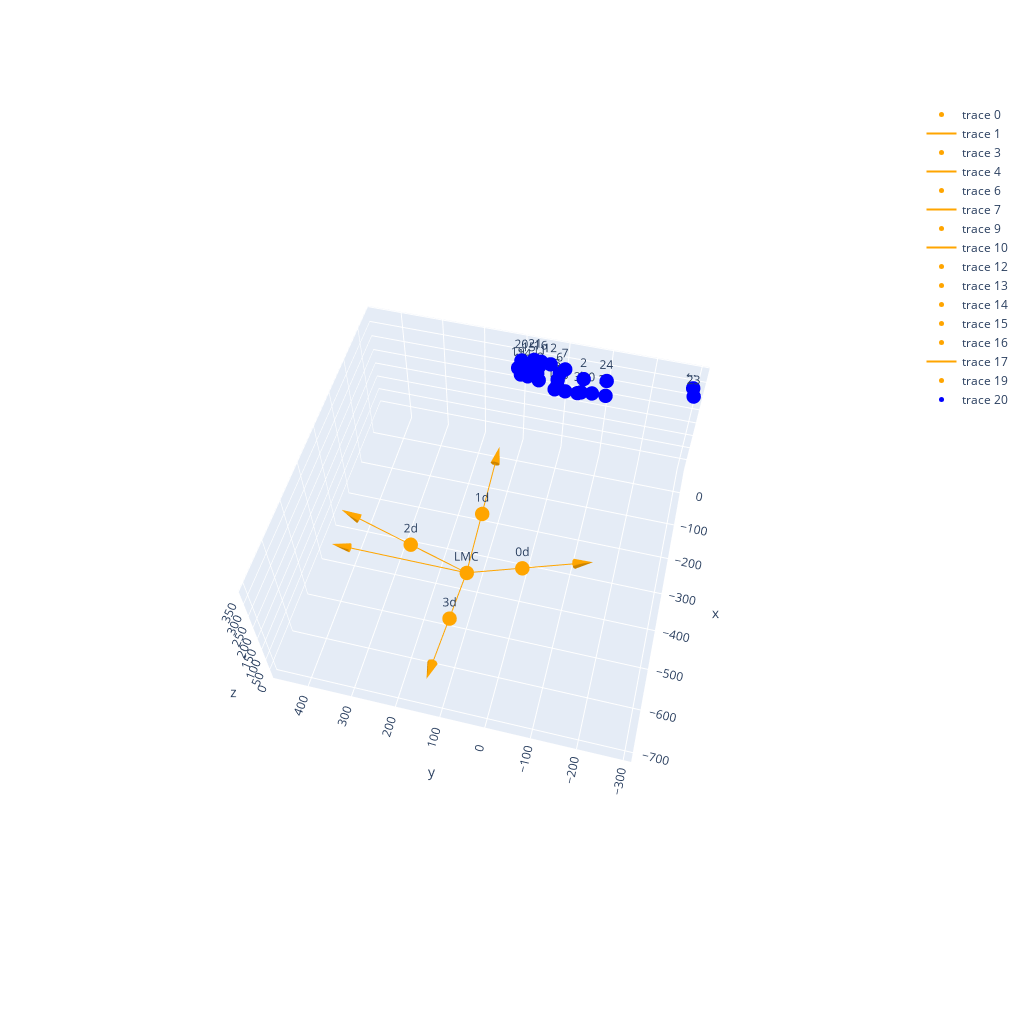

This figure's notebook cell:
### Code cell
handMarkers, palmMarkers, palmPlnNormals, palmCentroids, fingers = generate_hand_pose(pos=np.array([0, -100, 300]), PS=90, FE=0, WD=0)
data = [handMarkers, palmMarkers, palmPlnNormals, palmCentroids, fingers]
LMCs = [make_LMC(LMC_loc=[-380,  130, 0], LMC_orient=[0, 0, 0], LMC_H=LMC_H) ]
i = 0
print(check_LMC_Hand_visibility(LMCs[0], pos_markers=data[0][i], fingers_idx=fingers_idx, finger_lines=data[4][0], finger_radius=finger_radius, palm_plane_normal=data[2][i], palm_centroid=data[3][i], palm_markers=data[1][i]))

fig = go.Figure()
fig = plotLMC(fig, LMCs[0], color='orange', name='LMC', scale = 30)
fig = plot_hand(fig, data[0][0])
fig.show()

### Figure 1 — Plotly figure (JSON) as saved in the notebook; plotly's stock layout.template omitted (floating-point values rounded to 4 significant figures)
{"data": [{"marker": {"color": "orange", "size": 5}, "mode": "markers+text", "type": "scatter3d", "x": [-380], "y": [130], "z": [0]}, {"line": {"color": "orange", "width": 2}, "mode": "lines", "type": "scatter3d", "x": [-380, -380, null], "y": [130, -129.8, null], "z": [0, 150.0, null]}, {"colorscale": [[0, "orange"], [1, "orange"]], "showlegend": false, "showscale": false, "type": "cone", "u": [0], "v": [-77.94], "w": [45.0], "x": [-380], "y": [-124.6], "z": [147.0]}, {"marker": {"color": "orange", "size": 5}, "mode": "markers+text", "type": "scatter3d", "x": [-380], "y": [130], "z": [0]}, {"line": {"color": "orange", "width": 2}, "mode": "lines", "type": "scatter3d", "x": [-380, -90.22, null], "y": [130, 130, null], "z": [0, 77.65, null]}, {"colorscale": [[0, "orange"], [1, "orange"]], "showlegend": false, "showscale": false, "type": "cone", "u": [86.93], "v": [0], "w": [23.29], "x": [-96.02], "y": [130], "z": [76.09]}, {"marker": {"color": "orange", "size": 5}, "mode": "markers+text", "type": "scatter3d", "x": [-380], "y": [130], "z": [0]}, {"line": {"color": "orange", "width": 2}, "mode": "lines", "type": "scatter3d", "x": [-380, -380, null], "y": [130, 389.8, null], "z": [0, 150.0, null]}, {"colorscale": [[0, "orange"], [1, "orange"]], "showlegend": false, "showscale": false, "type": "cone", "u": [0], "v": [77.94], "w": [45.0], "x": [-380], "y": [384.6], "z": [147.0]}, {"marker": {"color": "orange", "size": 5}, "mode": "markers+text", "type": "scatter3d", "x": [-380], "y": [130], "z": [0]}, {"line": {"color": "orange", "width": 2}, "mode": "lines", "type": "scatter3d", "x": [-380, -669.8, null], "y": [130, 130, null], "z": [0, 77.65, null]}, {"colorscale": [[0, "orange"], [1, "orange"]], "showlegend": false, "showscale": false, "type": "cone", "u": [-86.93], "v": [0], "w": [23.29], "x": [-664.0], "y": [130], "z": [76.09]}, {"marker": {"color": "orange", "size": 5}, "mode": "markers+text", "text": "0d", "type": "scatter3d", "x": [-380], "y": [0.09619], "z": [75.0]}, {"marker": {"color": "orange", "size": 5}, "mode": "markers+text", "text": "1d", "type": "scatter3d", "x": [-235.1], "y": [130], "z": [38.82]}, {"marker": {"color": "orange", "size": 5}, "mode": "markers+text", "text": "2d", "type": "scatter3d", "x": [-380], "y": [259.9], "z": [75.0]}, {"marker": {"color": "orange", "size": 5}, "mode": "markers+text", "text": "3d", "type": "scatter3d", "x": [-524.9], "y": [130], "z": [38.82]}, {"marker": {"color": "orange", "size": 5}, "mode": "markers+text", "type": "scatter3d", "x": [-380], "y": [130], "z": [0]}, {"line": {"color": "orange", "width": 2}, "mode": "lines", "type": "scatter3d", "x": [-380, -380, null], "y": [130, 430, null], "z": [0, 0, null]}, {"colorscale": [[0, "orange"], [1, "orange"]], "showlegend": false, "showscale": false, "type": "cone", "u": [0], "v": [90], "w": [0], "x": [-380], "y": [424], "z": [0]}, {"marker": {"color": "orange", "size": 5}, "mode": "markers+text", "text": "LMC", "type": "scatter3d", "x": [-380], "y": [130], "z": [0]}, {"marker": {"color": "blue", "size": 5}, "mode": "markers+text", "text": [0, 1, 2, 3, 4, 5, 6, 7, 8, 9, 10, 11, 12, 13, 14, 15, 16, 17, 18, 19, 20, 21, 22, 23, 24, 25], "type": "scatter3d", "x": [9.41, -8.953, -7.473, 20.78, 0.00109, -1.096, 0.9882, 0.5634, 25.3, 4.453, 6.295, 9.324, 6.199, 7.679, 9.839, 12.94, 10.32, 28.1, 8.219, 10.28, 17.06, 11.92, 49.57, -2.961, -9.321e-05, 9.321e-05], "y": [-68.48, -45.13, -48.16, -33.74, 11.53, 11.18, 7.712, -3.674, -4.251, 55.77, 60.39, 57.96, 31.03, 82.25, 89.91, 81.42, 53.63, 21.02, 98.58, 105.9, 100.2, 69.93, -290.3, -293.4, -99.06, -100.9], "z": [262.5, 280.6, 326.6, 240.5, 278.1, 300.7, 320.6, 338.7, 233.4, 280.2, 301.1, 322.4, 340.6, 283.0, 302.1, 322.5, 338.7, 230.3, 284.2, 302.9, 323.1, 339.1, 298.3, 330.8, 326.0, 274.0]}], "layout": {"height": 1024, "scene": {"aspectmode": "data", "aspectratio": {"x": 1, "y": 1, "z": 1}, "camera": {"center": {"x": 0, "y": 0, "z": 0}, "eye": {"x": -2, "y": -0.5, "z": 3}, "up": {"x": 0, "y": 0, "z": 20}}}, "width": 1024}}
